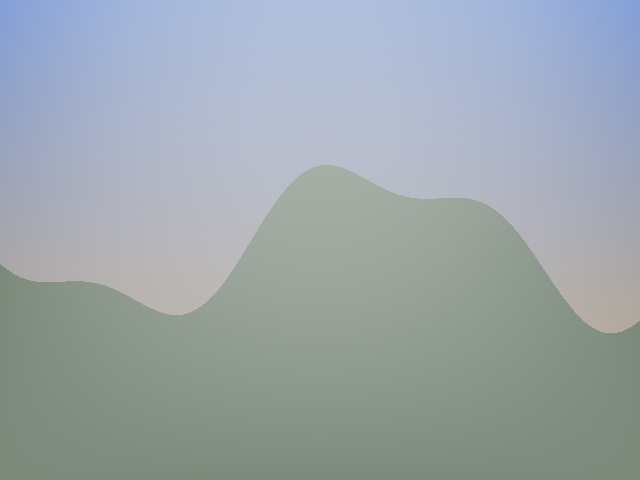
#> input picture assets/sample_hazy_landscape.jpg, 640 x 480 px
$ python -i dcp.py   (imports and definitions only)   (older library calls are emulated)
#> lines starting #> are read from the running program, lines starting #| are printed output that depends on the picture
"""
===============================================================================
AI-Based Single Image Dehazing System
Dark Channel Prior Dehazing Module (models/dcp.py) [Research-Grade Edition]
===============================================================================

This module implements the classical Dark Channel Prior (DCP) single image dehazing
algorithm by He et al. (IEEE TPAMI 2010) with physical atmospheric scattering physics:
- Dark Channel: J_dark(x) = min_{y in Omega(x)} (min_{c in {r,g,b}} I_c(y))
- Atmospheric Light: A estimated from the top 0.1% brightest dark channel pixels
- Transmission Map: t(x) = 1 - omega * min_c (I_c(x) / A_c)
- Edge-Preserving Guided Filter refinement
- Scene Radiance Recovery: J(x) = (I(x) - A) / max(t(x), t0) + A

Author: Senior Computer Vision & AI Engineer / CV Researcher
License: MIT
===============================================================================
"""

import logging
from typing import Tuple, Optional

import cv2
import numpy as np

# Configure logger for Dark Channel Prior module
logger: logging.Logger = logging.getLogger("DarkChannelPrior")


class DarkChannelPrior:
    """
    Classical Dark Channel Prior (DCP) Single Image Dehazing Pipeline.

    Hyperparameters:
        patch_size (int): Local spatial window Omega(x) size (default: 15).
        omega (float): Amount of haze retained for depth perception (default: 0.95).
        t0 (float): Lower bound for transmission map to prevent division by zero (default: 0.1).
        radius (int): Radius of guided filter for edge-preserving smoothing (default: 60).
        eps (float): Regularization parameter for guided filter (default: 0.001).
    """

    def __init__(
        self,
        patch_size: int = 15,
        omega: float = 0.95,
        t0: float = 0.1,
        radius: int = 60,
        eps: float = 0.001
    ) -> None:
        """Initializes Dark Channel Prior algorithm parameters and pre-allocates kernels."""
        self.patch_size: int = patch_size
        self.omega: float = omega
        self.t0: float = t0
        self.radius: int = radius
        self.eps: float = eps

        # Pre-allocate structuring element for spatial minimum erosion
        self._kernel = cv2.getStructuringElement(cv2.MORPH_RECT, (patch_size, patch_size))

    def compute_dark_channel(self, img_float: np.ndarray, patch_size: Optional[int] = None) -> np.ndarray:
        """
        Computes dark channel map: J_dark(x) = min_{y in Omega(x)} (min_{c} I_c(y)).

        Args:
            img_float (np.ndarray): Image array normalized in range [0.0, 1.0].
            patch_size (Optional[int]): Patch radius.

        Returns:
            np.ndarray: 2D dark channel map (H, W).
        """
        if patch_size is None or patch_size == self.patch_size:
            kernel = self._kernel
        else:
            kernel = cv2.getStructuringElement(cv2.MORPH_RECT, (patch_size, patch_size))

        min_channel = np.min(img_float, axis=2)
        dark_channel = cv2.erode(min_channel, kernel)
        return dark_channel

    def estimate_atmospheric_light(
        self,
        img_float: np.ndarray,
        dark_channel: np.ndarray,
        top_percent: float = 0.001
    ) -> np.ndarray:
        """
        Estimates atmospheric light vector A (R, G, B) from top 0.1% brightest dark channel pixels.

        Args:
            img_float (np.ndarray): Image array normalized in range [0.0, 1.0].
            dark_channel (np.ndarray): Dark channel map (H, W).
            top_percent (float): Sampling ratio.

        Returns:
            np.ndarray: Atmospheric light vector A (3,) bounded in [0.1, 1.0].
        """
        h, w = dark_channel.shape
        num_pixels = h * w
        num_brightest = max(1, int(num_pixels * top_percent))

        dark_flat = dark_channel.reshape(-1)
        img_flat = img_float.reshape(-1, 3)

        indices = np.argpartition(dark_flat, -num_brightest)[-num_brightest:]
        candidate_pixels = img_flat[indices]

        brightest_idx = np.argmax(np.sum(candidate_pixels, axis=1))
        A = candidate_pixels[brightest_idx]

        # Bound atmospheric light to prevent zero scaling
        A = np.clip(A, 0.1, 1.0)
        return A

    def estimate_transmission(
        self,
        img_float: np.ndarray,
        A: np.ndarray,
        omega: Optional[float] = None,
        patch_size: Optional[int] = None
    ) -> np.ndarray:
        """
        Estimates raw transmission map: t~(x) = 1 - omega * dark_channel(I(x) / A).

        Args:
            img_float (np.ndarray): Hazy image [0.0 - 1.0].
            A (np.ndarray): Atmospheric light vector (3,).
            omega (Optional[float]): Haze retention factor.
            patch_size (Optional[int]): Patch size.

        Returns:
            np.ndarray: Raw transmission map (H, W).
        """
        omg = omega if omega is not None else self.omega

        inv_A = 1.0 / np.maximum(A, 0.001)
        normalized_img = img_float * inv_A

        dark_norm = self.compute_dark_channel(normalized_img, patch_size=patch_size)
        raw_transmission = 1.0 - omg * dark_norm
        return np.clip(raw_transmission, 0.0, 1.0)

    def refine_transmission(
        self,
        img_gray: np.ndarray,
        transmission: np.ndarray,
        radius: Optional[int] = None,
        eps: Optional[float] = None
    ) -> np.ndarray:
        """Refines transmission map using Guided Image Filtering."""
        r = radius if radius is not None else self.radius
        e = eps if eps is not None else self.eps

        try:
            if hasattr(cv2, "ximgproc") and hasattr(cv2.ximgproc, "guidedFilter"):
                guidance_uint8 = (img_gray * 255.0).astype(np.uint8)
                transmission_float32 = transmission.astype(np.float32)
                refined = cv2.ximgproc.guidedFilter(
                    guide=guidance_uint8,
                    src=transmission_float32,
                    radius=r,
                    eps=e
                )
                return np.clip(refined, 0.0, 1.0)
        except Exception:
            pass

        return self._custom_guided_filter(guide=img_gray, src=transmission, radius=r, eps=e)

    def _custom_guided_filter(
        self,
        guide: np.ndarray,
        src: np.ndarray,
        radius: int,
        eps: float
    ) -> np.ndarray:
        """Fast implementation of He et al. Guided Filter."""
        ksize = (2 * radius + 1, 2 * radius + 1)
        mean_I = cv2.boxFilter(guide, cv2.CV_64F, ksize)
        mean_p = cv2.boxFilter(src, cv2.CV_64F, ksize)
        mean_Ip = cv2.boxFilter(guide * src, cv2.CV_64F, ksize)
        cov_Ip = mean_Ip - mean_I * mean_p

        mean_II = cv2.boxFilter(guide * guide, cv2.CV_64F, ksize)
        var_I = mean_II - mean_I * mean_I

        a = cov_Ip / (var_I + eps)
        b = mean_p - a * mean_I

        mean_a = cv2.boxFilter(a, cv2.CV_64F, ksize)
        mean_b = cv2.boxFilter(b, cv2.CV_64F, ksize)

        q = mean_a * guide + mean_b
        return np.clip(q, 0.0, 1.0)

    def recover_scene_radiance(
        self,
        img_float: np.ndarray,
        transmission: np.ndarray,
        A: np.ndarray,
        t0: Optional[float] = None
    ) -> np.ndarray:
        """Recovers clear scene radiance: J(x) = (I(x) - A) / max(t(x), t0) + A."""
        t_min = t0 if t0 is not None else self.t0
        t_bounded = np.maximum(transmission, t_min)
        t_3ch = np.stack([t_bounded] * 3, axis=-1)

        radiance = (img_float - A) / t_3ch + A
        return np.clip(radiance, 0.0, 1.0)

    def dehaze(self, image: np.ndarray) -> np.ndarray:
        """Main public dehazing pipeline."""
        if not isinstance(image, np.ndarray) or image.size == 0:
            raise ValueError("Input image array is invalid or empty.")

        is_grayscale = len(image.shape) == 2 or (len(image.shape) == 3 and image.shape[2] == 1)

        if is_grayscale:
            img_3ch = cv2.cvtColor(image, cv2.COLOR_GRAY2BGR) if len(image.shape) == 2 else cv2.cvtColor(image, cv2.COLOR_GRAY2BGR)
        else:
            img_3ch = image

        if img_3ch.dtype == np.uint8:
            img_float = img_3ch.astype(np.float32) / 255.0
        else:
            img_float = np.clip(img_3ch.astype(np.float32), 0.0, 1.0)

        dark_channel = self.compute_dark_channel(img_float, patch_size=self.patch_size)
        A = self.estimate_atmospheric_light(img_float, dark_channel, top_percent=0.001)
        raw_transmission = self.estimate_transmission(img_float, A, omega=self.omega)

        guidance_gray = cv2.cvtColor((img_float * 255.0).astype(np.uint8), cv2.COLOR_BGR2GRAY).astype(np.float32) / 255.0
        refined_transmission = self.refine_transmission(guidance_gray, raw_transmission)

        clear_float = self.recover_scene_radiance(img_float, refined_transmission, A, t0=self.t0)
        clear_uint8 = (clear_float * 255.0).round().astype(np.uint8)

        if is_grayscale:
            clear_uint8 = cv2.cvtColor(clear_uint8, cv2.COLOR_BGR2GRAY)

        return clear_uint8

>>> import cv2
>>> picture = cv2.imread('../assets/sample_hazy_landscape.jpg')
#> picture is the input picture: shape (480, 640, 3); mean B, G, R 171.4, 166, 155.7
>>> result = DarkChannelPrior().dehaze(picture)
#> in compute_dark_channel, `min_channel = np.min(img_float, axis=2)`:
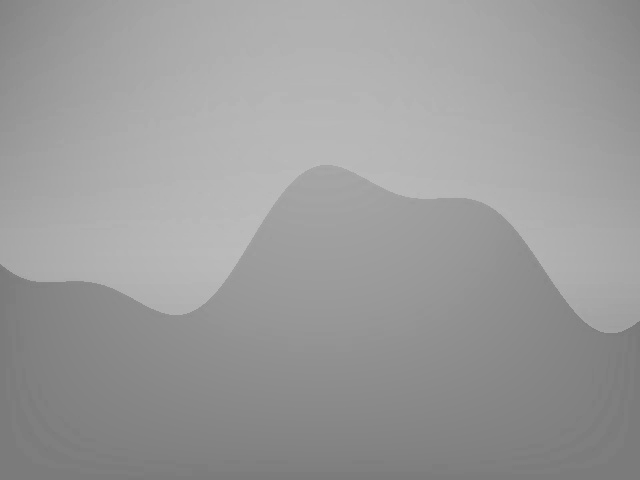
#> min_channel: shape (480, 640) float32; min 0.463, max 0.749, mean 0.609
#> in estimate_atmospheric_light, `indices = np.argpartition(dark_flat, -num_brightest)[-num_brightest:]`: indices = 307 values, max 167264 at index 50, min 94391 at index 2, mean 144704.7
#> in estimate_atmospheric_light, `candidate_pixels = img_flat[indices]`: candidate_pixels = 307 rows, first 8: [0.733, 0.722, 0.729], [0.773, 0.737, 0.722], [0.808, 0.745, 0.722], [0.753, 0.733, 0.729], [0.78, 0.737, 0.722], [0.784, 0.737, 0.722], [0.78, 0.737, 0.722], [0.784, 0.741, 0.725]
#> in estimate_atmospheric_light, `brightest_idx = np.argmax(np.sum(candidate_pixels, axis=1))`: brightest_idx = 2
#> in estimate_atmospheric_light, `A = candidate_pixels[brightest_idx]`: A = [0.808, 0.745, 0.722]
#> in estimate_transmission, `inv_A = 1.0 / np.maximum(A, 0.001)`: inv_A = [1.24, 1.34, 1.39]
#> in estimate_transmission, `normalized_img = img_float * inv_A`:
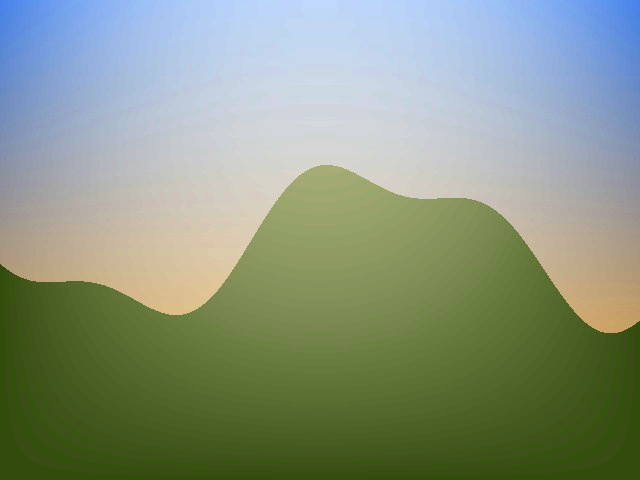
#> normalized_img: shape (480, 640, 3) float32; mean B, G, R 0.832, 0.874, 0.846; drawn with min black and max white
#> in compute_dark_channel (call 2), `min_channel = np.min(img_float, axis=2)`:
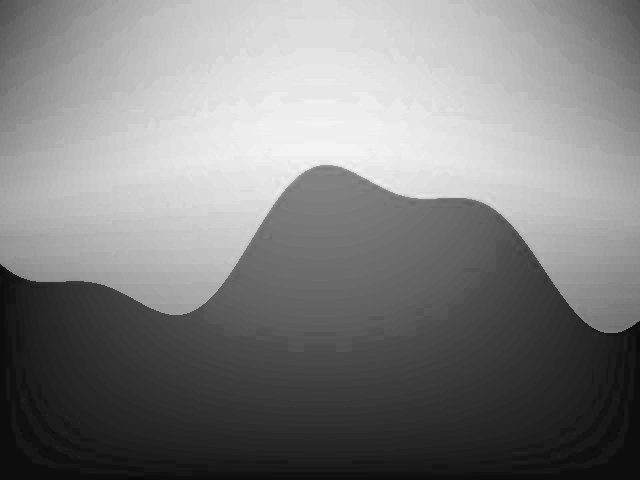
#> min_channel: shape (480, 640) float32; min 0.573, max 1.02, mean 0.797; drawn with min black and max white
#> in compute_dark_channel (call 2), `dark_channel = cv2.erode(min_channel, kernel)`:
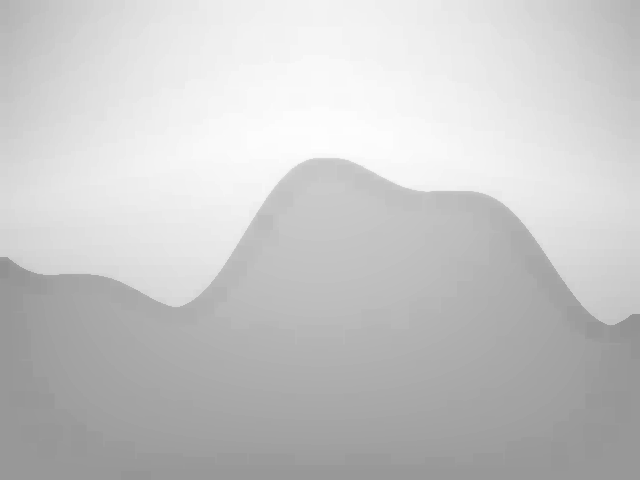
#> dark_channel: shape (480, 640) float32; min 0.573, max 1, mean 0.784
#> in refine_transmission, `refined = cv2.ximgproc.guidedFilter( guide=guidance_uint8, src=transmi..`:
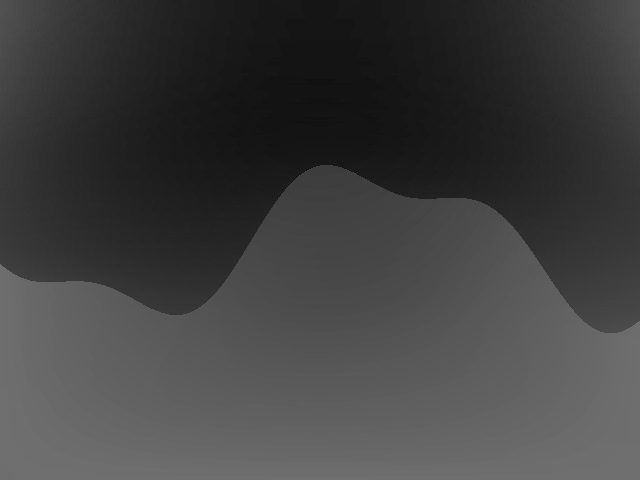
#> refined: shape (480, 640) float32; min 0.0603, max 0.458, mean 0.255
#> in recover_scene_radiance, `radiance = (img_float - A) / t_3ch + A`:
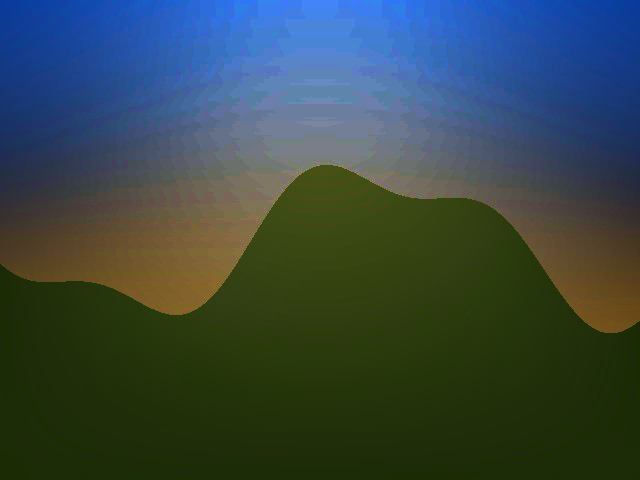
#> radiance: shape (480, 640, 3) float32; mean B, G, R 0.425, 0.436, 0.339; drawn with min black and max white
#> in recover_scene_radiance, `return np.clip(radiance, 0.0, 1.0)`:
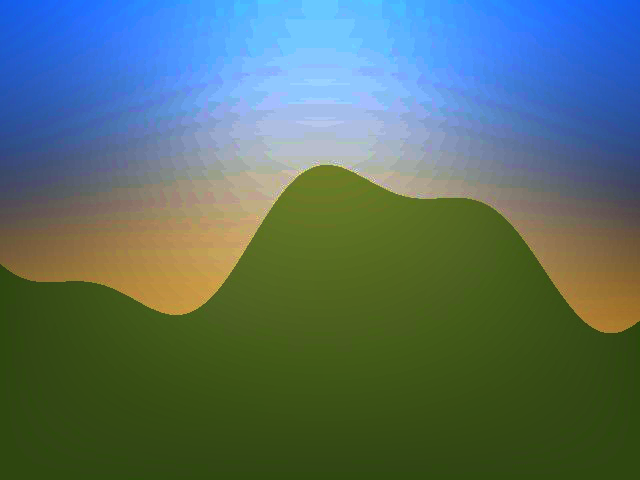
#> returned value: shape (480, 640, 3) float32; mean of channels 0, 1, 2 0.407, 0.436, 0.339; drawn as B, G, R
